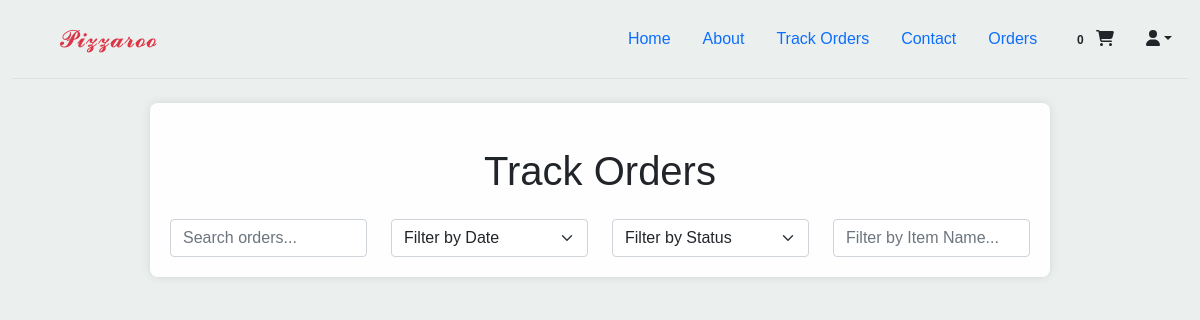
Page /track_orders (signed in) on the earlier database version.
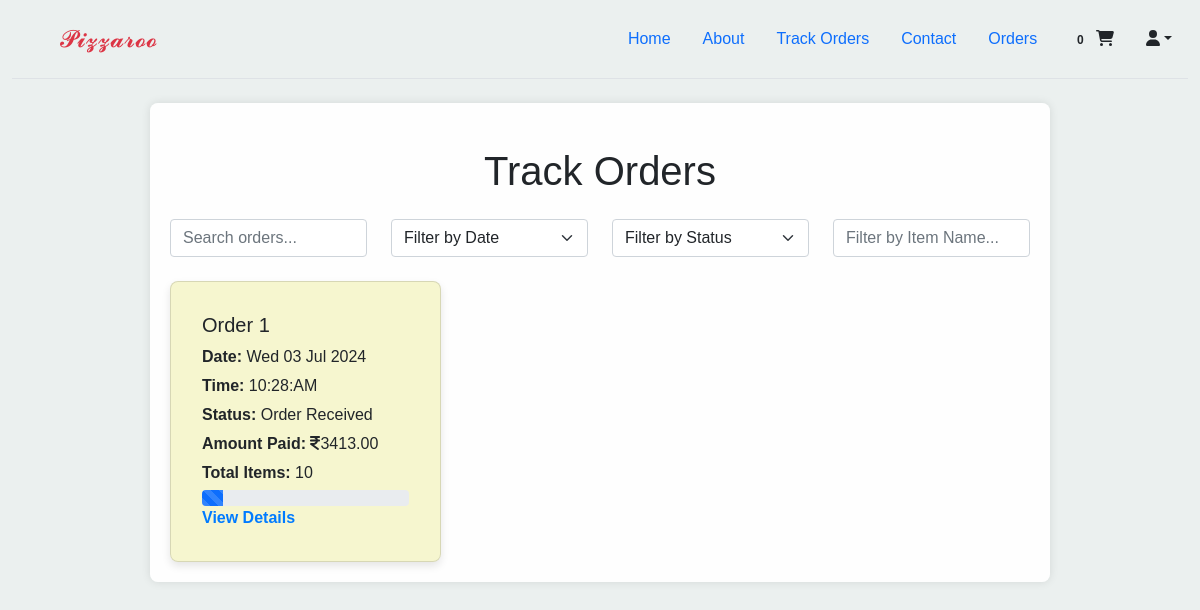
Same page on the later database version.
### pizza/models.py (models this page shows, shortened)
class Order(models.Model):
    order_id = models.AutoField(primary_key=True)
    customer_name = models.ForeignKey(User, on_delete=models.DO_NOTHING)
    address = models.TextField()
    phone_number = models.CharField(max_length=15, default="1234567890")
    pizza =models.ManyToManyField(Pizza, through='OrderPizza')
    date = models.DateTimeField(default=timezone.now)
    amount = models.FloatField(default=0)
    status = models.CharField(max_length=300, choices=ORDER_STATUS_CHOICES, default="ORDER_RECEIVED")

### pizza/views.py (the view)
# urls.py: path('track_orders',views.track_orders,name="track_orders"),
@login_required
def track_orders(request):
   if request.method=="GET":
       allOrders=Order.objects.filter(customer_name=request.user)
       if len(allOrders)==0:
           noItems=True
       else:
           noItems=False
       return render(request,"track_orders.html",{'allOrders':allOrders,'moItems':noItems})

### templates/track_orders.html (shortened to what this page needs)
{% extends 'base.html' %}
{% load static %}
{% block css %}
<link rel="stylesheet" href="{% static 'css/track_orders.css' %}" >
{% endblock css %}
{% block content %}
{% include 'partial/navbar.html' %}
<div class="container">
    <h1 class="text-center my-4">Track Orders</h1>
  <div class="row mb-4">
    <div class="col-md-3">
      <input type="text" id="searchInput" class="form-control" placeholder="Search orders...">
    </div>
    <div class="col-md-3">
      <select id="filterByDate" class="form-select">
        <option value="">Filter by Date</option>
      </select>
    </div>
    <div class="col-md-3">
      <select id="filterByStatus" class="form-select">
        <option value="">Filter by Status</option>
      </select>
    </div>
    <div class="col-md-3">
      <input type="text" id="filterByItem" class="form-control" placeholder="Filter by Item Name...">
    </div>
  </div>
  <div id="ordersList" class="row g-4">
    {% if noItems %}
        <p>No orders found for your account.</p>
        <p>Start placing orders now to track them here!</p>
        <p><a href="{% url 'home' %}">Explore our menu</a></p>
    {% else %}
        {% for order in allOrders %}
            <div class="col-md-6 col-lg-4 order-card" data-status="{{ order.status }}">
                <div class="card">
                    <div class="card-body">
                        <h5 class="card-title">Order {{forloop.counter}} </h5>
                        <p class="card-text"><strong>Date:</strong> {{ order.date |date:"D d M Y " }}  </p>
                        <p class="card-text"><strong>Time:</strong> {{ order.date|time:"H:i:A" }}</p>
                        <p class="card-text"><strong>Status:</strong> {{ order.get_status_display }}</p>
                        <p class="card-text"><strong>Amount Paid:</strong> <i class="fa-solid fa-indian-rupee-sign"></i>{{ order.amount|floatformat:"2" }}</p>
                        <p class="card-text"><strong>Total Items:</strong> 10</p>
                        <div class="progress">
                            <div class="progress-bar progress-bar-striped progress-bar-animated" role="progressbar" style="width:10%;"></div>
                        </div>
                         <a href="{% url 'order_details' order.order_id %}" class="card-link">View Details</a>
                    </div>
                </div>
            </div>
        {% endfor %}
    {% endif %}
</div>
</div>
{% endblock content %}

### templates/base.html (shortened to what this page needs)
{% load static %}
{% load math_extras %}
<!DOCTYPE html>
<html lang="en">
<head>
  <link href="{% static 'css/bootstrap.min.css' %}" rel="stylesheet">
  <link rel="stylesheet" href="{% static 'css/fontawesome.css' %}" >
  <link rel="stylesheet" href="{% static 'css/main.css' %}" >
  {% block css %}{% endblock css %}
</head>
<body class="" style="background-color: #ebf0ef">
  {% block content %}
  {% endblock %}
</body>
</html>

### templates/partial/navbar.html (shortened to what this page needs)
<main>
  <div class="container-fluid">
    <header class="d-flex py-3 mb-4 border-bottom flex-sm-column justify-content-around flex-lg-row flex-xl-row flex-xxl-row justify-content-sm-start sticky-top flex-column" style="background-color: ; ">
      <a href="/" class="d-flex align-items-center mb-3 mb-md-0 me-md-auto text-dark text-decoration-none">
        <svg class="bi me-2" width="40" height="32">
          <use xlink:href="#bootstrap"></use>
        </svg>
        <span class="fs-4 text-danger navbar-brand">𝓟𝓲𝔃𝔃𝓪𝓻𝓸𝓸</span>
      </a>
      <ul class="nav nav-pills d-flex flex-lg-row flex-md-row justify-content-between flex-sm-row flex-column align-items-center">
        <li class="nav-item">
          <a href="{% url 'home' %}" class="nav-link" id="link_to_home" aria-current="page">Home</a>
        </li>
        <li class="nav-item">
          <a href="#" class="nav-link" id="link_to_about">About</a>
        </li>
        <li class="nav-item">
          <a href="{% url 'track_orders' %}" class="nav-link" id="link_to_track_orders">Track Orders</a>
        </li>
        <li class="nav-item">
          <a href="#" class="nav-link" id="link_to_contact">Contact</a>
        </li>
        <li class="nav-item">
          <a href="#" class="nav-link">Orders</a>
        </li>
        {% if user.is_authenticated %}
          <li class="nav-item">
            <a class="nav-link text-dark" aria-current="page" href="{% url 'cartPage' %}" id="link_to_cart">
              <span class="badge badge-pill badge-dark showItem text-dark">0</span>
              <i class="fa-solid fa-cart-shopping text-dark position-relative" data-bs-toggle="popover" data-bs-title="Cart Info" data-bs-content="Cart is empty"></i>
            </a>
          </li>
        {% endif %}
        <li class="nav-item">
          <div class="flex-shrink-0 dropdown">
            <a href="#" class="d-block link-dark text-decoration-none dropdown-toggle nav-link" id="dropdownUser2" data-bs-toggle="dropdown" aria-expanded="false"><i class="fa-solid fa-user"></i></a>
          </div>
        </li>
      </ul>
    </header>
  </div>
</main>

### pizzApp/static/css/track_orders.css (style rules this page uses)
body { font-family: Arial, sans-serif; background-color: #f0f0f0; margin: 0; padding: 0; }
.container { max-width: 900px; margin: 20px auto; background-color: rgba(255, 255, 255, 0.943); padding: 20px; border-radius: 8px; box-shadow: 0 0 10px rgba(0, 0, 0, 0.1); }
h1 { text-align: center; margin-bottom: 20px; }
.card { background-color: #f4f4c5d2; padding: 15px; border-radius: 8px; box-shadow: 0 4px 8px rgba(0, 0, 0, 0.1); }
.card p { margin-bottom: 5px; }
.card a { color: #007bff; text-decoration: none; font-weight: bold; }

Differences in the rows shown:
added Order: date "Wed 03 Jul 2024", date "10:28:AM", status "Order Received", amount "3413.00"
